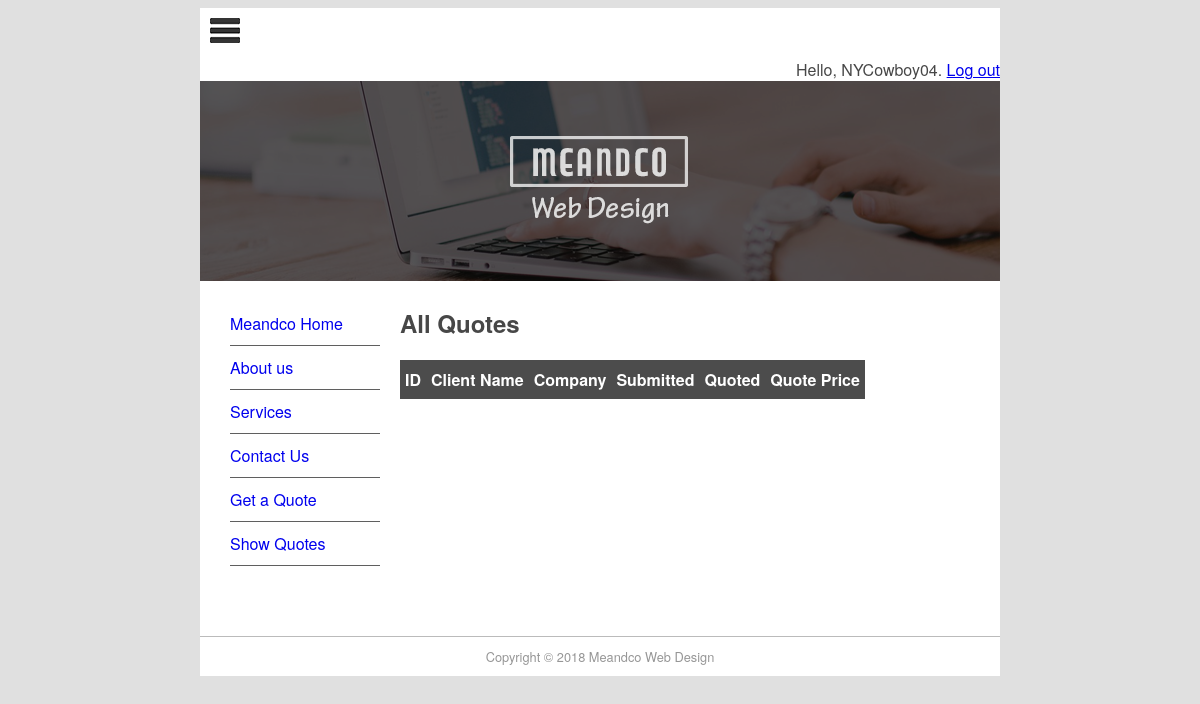
Before: /quote/show (signed in) with the older database file.
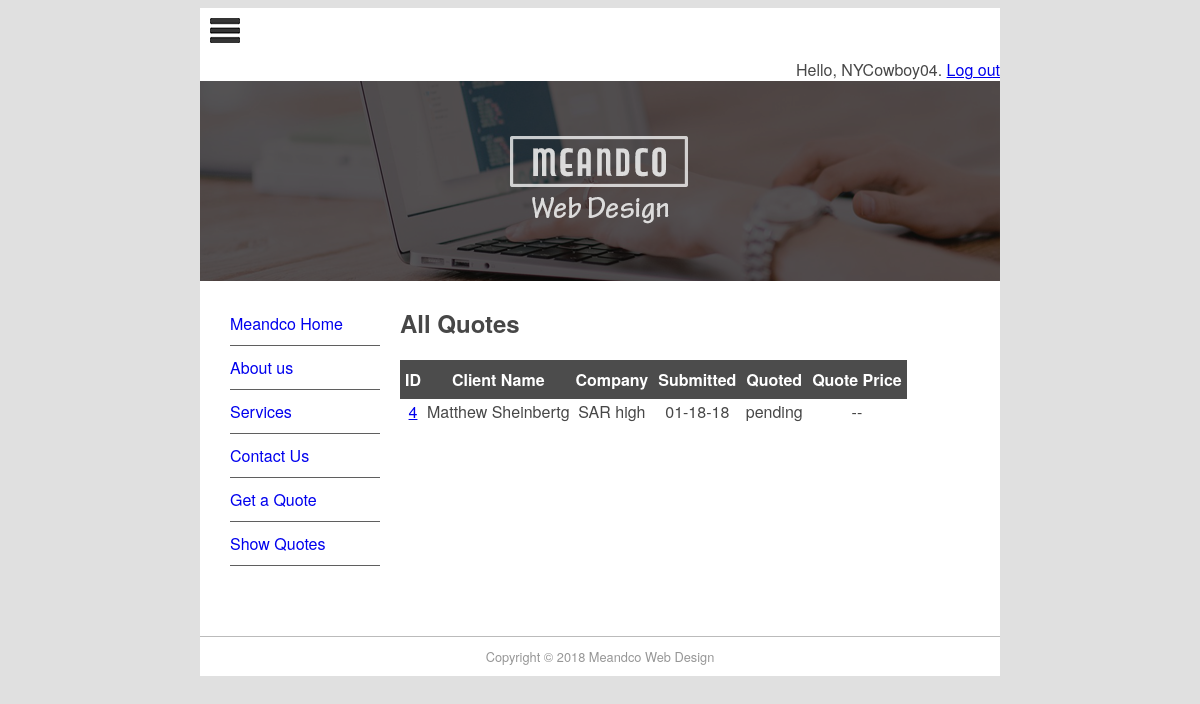
After: the same page with the newer database file.
### pages/models.py (models this page shows, shortened)
class Page(models.Model):
    title = models.CharField(max_length=60)
    permalink = models.CharField(max_length=12, unique = True)
    update_date = models.DateTimeField('Last Updated')
    bodytext = models.TextField('Page Content', blank=True)

### quotes/models.py (models this page shows, shortened)
class Quote(models.Model):
    name = models.CharField(max_length = 100)
    position = models.CharField(max_length = 50, blank = True)
    company = models.CharField(max_length = 50, blank = True)
    address = models.CharField(max_length = 200, blank = True)
    phone = models.CharField(max_length = 30, blank = True)
    email = models.EmailField()
    web = models.URLField(blank = True)
    description = models.TextField()
    sitestatus = models.CharField(max_length = 20, choices = STATUS_CHOICES)
    priority = models.CharField(max_length = 40, choices = PRIORITY_CHOICES)
    jobfile = models.FileField(upload_to='uploads/', blank = True)
    submitted = models.DateField(auto_now_add=True)
    quotedate = models.DateField(blank = True, null = True)
    quoteprice = models.DecimalField(decimal_places=2, max_digits=7, blank = True, default = 0)
    username = models.ForeignKey(User, blank = True, null = True)

### quotes/views.py (the view)
# urls.py: url(r'show$', QuoteList.as_view(), name='show-quotes'),
class QuoteList(LoginRequiredMixin, ListView):
    login_url= reverse_lazy('login')
    model = Quote
    context_object_name = 'all_quotes'
    def get_queryset(self):
        return Quote.objects.filter(username=self.request.user)
    def get_context_data(self, **kwargs):
        context=super(QuoteList, self).get_context_data(**kwargs)
        context['page_list']=Page.objects.all()
        return context

### quotes/templates/quotes/quote_list.html (shortened to what this page needs)
{% extends "quotes/quote.html" %}
{% block content %}
<h1>All Quotes</h1>
<table style="border-collapse:collapse">
    <tr class="quotehdr"><th>ID</th><th>Client Name</th>
      <th>Company</th><th>Submitted</th><th>Quoted</th><th>Quote Price</th>
    </tr>
    {% for quote in all_quotes %}
      <tr class="quoterow {% cycle '' 'altrow' %}">
        <td><a href="show/{{quote.id}}">{{quote.id}}</a></td>
        <td>{{quote.name}}</td>
        <td>{{quote.company}}</td>
        <td>{{quote.submitted|date:"m-d-y"}}</td>
        <td>{{quote.quotedate|date:"m-d-y"|default:"pending"}}</td>
        <td>{{quote.quoteprice|default:"--"}}</td>
      </tr>
    {% endfor %}
  </table>
  {% endblock content %}

### mfdw_site/templates/quotes/quote.html (shortened to what this page needs)
{% extends "base.html" %}
{% block sidenav %}
  {% for page in page_list %}
    <li><a href="{{ page.permalink }}">{{ page.title }}</a></li>
  {% endfor %}
{% endblock sidenav %}

### mfdw_site/templates/base.html (shortened to what this page needs)
<!DOCTYPE html>
{% load static %}
<html>
  <head>
    <link href="{% static 'main.css' %}" rel="stylesheet" type="text/css">
  </head>
  <body>
    <div id="wrapper">
      <header id = "header">
        <div id="logo"><img src="{% static 'logo.jpg' %}" alt=""/></div>
          <span style="float:right;">
            {% if user.is_authenticated %}
              Hello, {{user.username}}. <a href="{% url 'logout' %}?next=/">Log out </a>
            {% else %}
              Not logged in. <a href="{% url 'login' %}?next=/">Log in</a>.
            {% endif %}
          </span>
        <div id="topbanner"><img src="{% static 'top_banner.png' %}" width="800"
          height="200" alt=""/></div>
      </header>
      <aside id="leftsidebar">
        <nav id="nav">
          <ul>
            {% block sidenav %}{% endblock sidenav %}
            <li><a href="/contact">Contact Us</a></li>
            <li><a href="/quote">Get a Quote</a></li>
            <li><a href="/quote/show">Show Quotes</a></li>
          </ul>
        </nav>
      </aside>
      <section id="main">
        {% block content %}{% endblock content %}
      </section>
      <footer id="footer">Copyright &copy 2018 Meandco Web Design</footer>
    </div>
  </body>
</html>

### mfdw_site/static/main.css (style rules this page uses)
#header { border-style: none; width: 800px; height: auto; }
#wrapper { margin-top: 0px; margin-left: auto; margin-right: auto; background-color: #FFFFFF; width: 800px; }
body { background-color: #E0E0E0; font-family: Gotham, "Helvetica Neue", Helvetica, Arial, sans-serif; text-align: justify; color: #474747; }
#footer { text-align: center; font-size: 0.8em; margin-top: 5px; padding-top: 10px; padding-bottom: 10px; background-color: #FFFFFF; border-top: thin solid #BBBBBB; clear:both; color: #969696; }
#nav li { padding-top: 10px; padding-bottom: 10px; font-size: 1em; list-style-type: none; border-bottom: thin solid #5F5F5F; color: #4C4C4C; left: 0px; list-style-position: inside; margin-left: -10px; }
#nav li a { text-decoration: none; }
#leftsidebar { width: 180px; height: 350px; float: left; }
#main { width: 560px; float: left; margin-left: 20px; margin-right: 10px; padding-right: 10px; }
#logo { padding: 10px; }
.quotehdr th { background-color: #4C4C4C; color: white; text-align: center; padding: 8px 5px; border: none; }
.quoterow td { padding 5px 10px; text-align: center; }

Changed rows visible on the page:
added Quote: id "4", name "Matthew Sheinbertg", company "SAR high", submitted "01-18-18", quotedate "pending", quoteprice "--"
